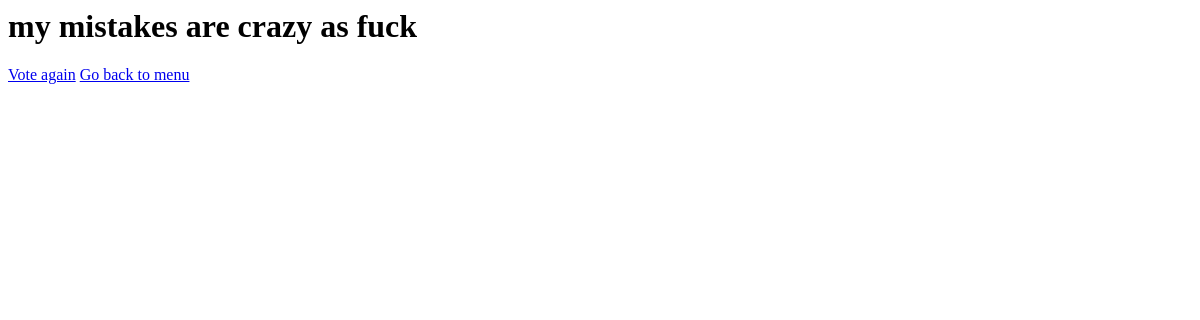
The page /polls/2/results/ on the database as committed earlier.
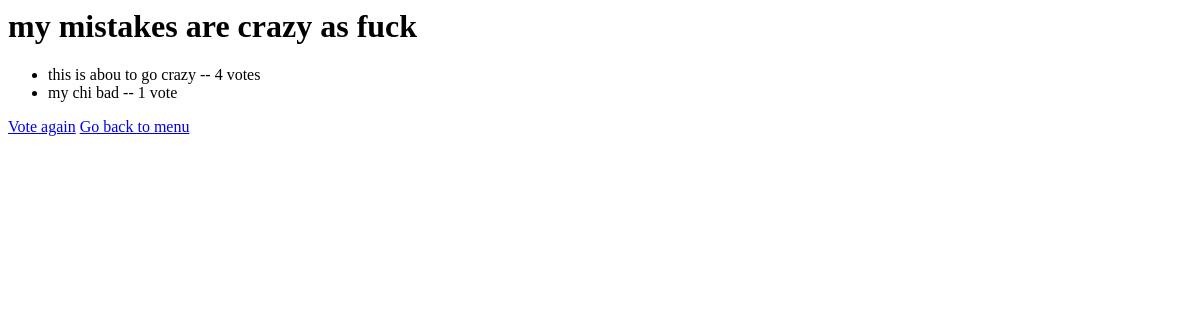
The same page on the database as committed later.
### polls/models.py (models this page shows, shortened)
class Choice(models.Model):
    question=models.ForeignKey(Question,on_delete=models.CASCADE)
    choice_text=models.CharField(max_length=200)
    votes=models.IntegerField(default=0)

### polls/views.py (the view)
# urls.py: path('<int:pk>/results/',views.ResultsView.as_view(),name="results"),
class ResultsView(generic.DetailView):
    model=Question
    template_name='polls/results.html'

### polls/templates/polls/results.html
<h1>{{ question.question_text }}</h1>
<ul>
    {% for choice in question.choice_set.all %}
        <li>{{ choice.choice_text }} -- {{ choice.votes }} vote{{ choice.votes|pluralize }}</li>
    {% endfor %}
</ul>
<a href="{% url 'polls:detail' question.id %}">Vote again</a>
<a href="{% url 'polls:index' %}">Go back to menu</a>

Rows that differ between the two databases and show on the page:
added Choice: choice_text "this is abou to go crazy", votes "4"
added Choice: choice_text "my chi bad", votes "1"
